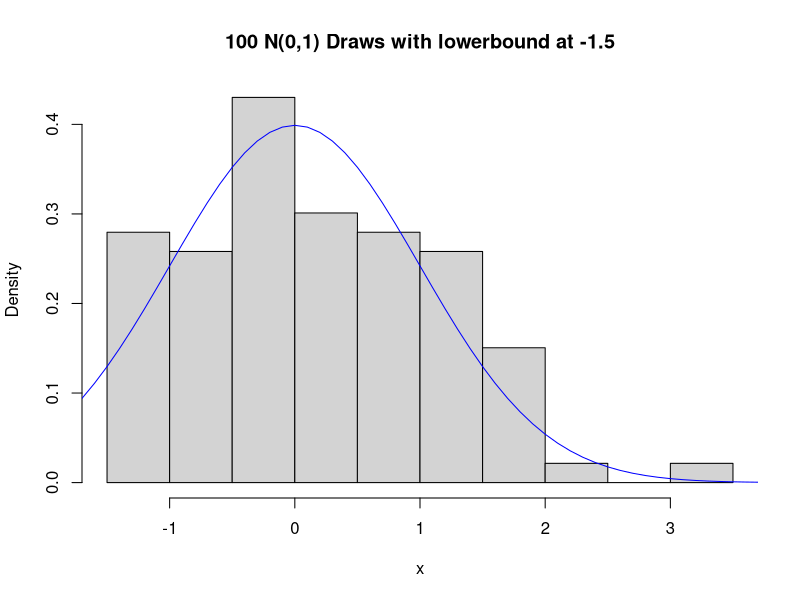
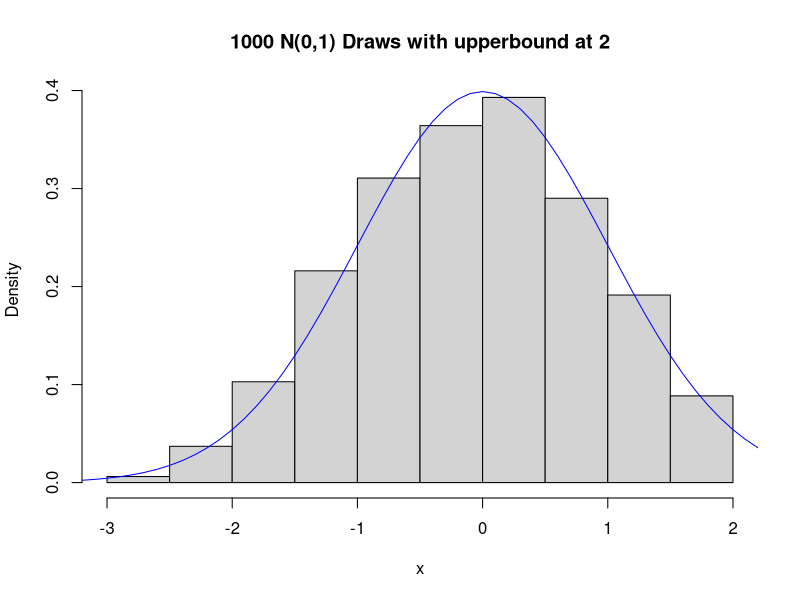
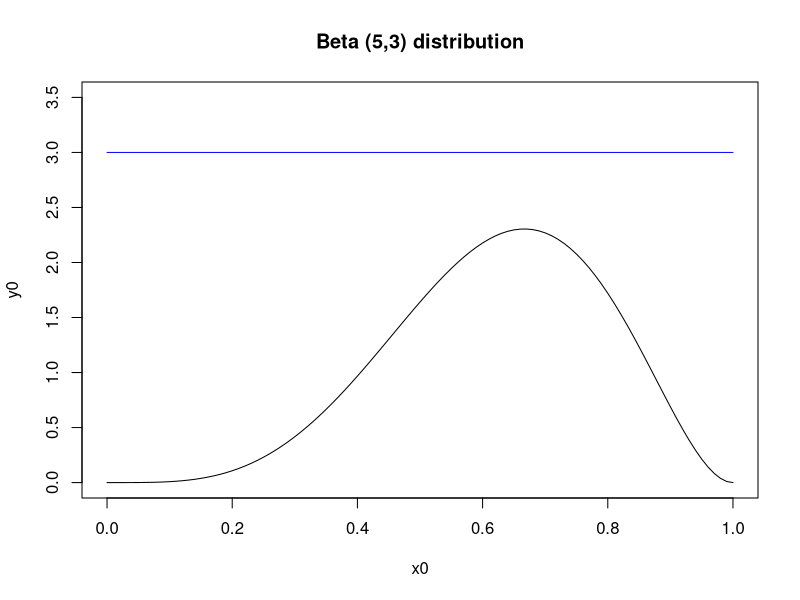
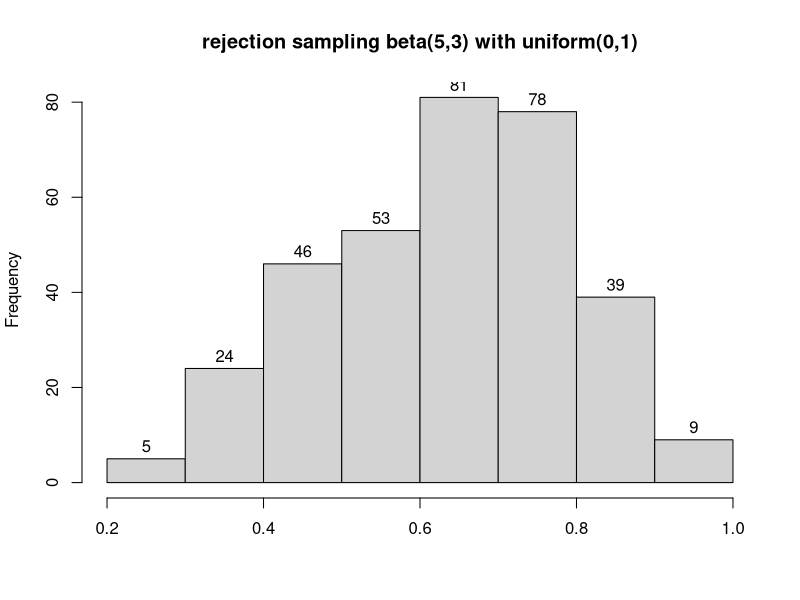
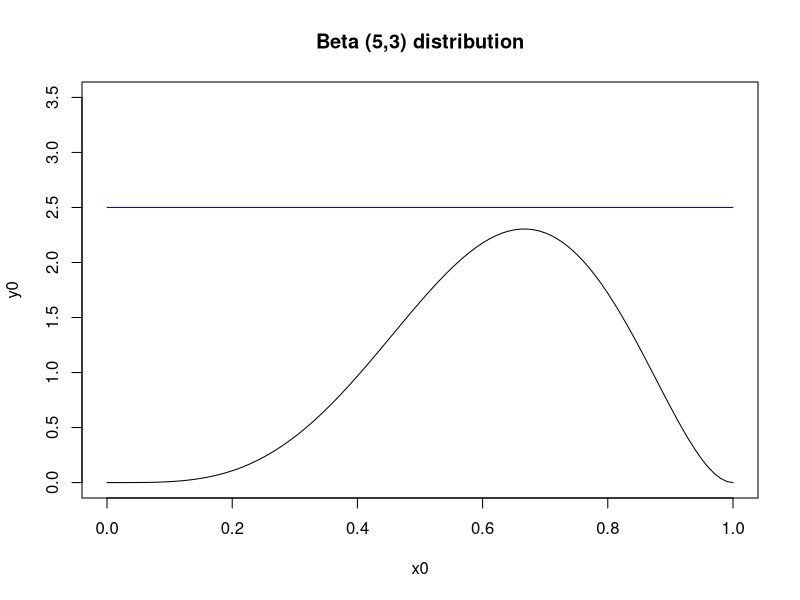
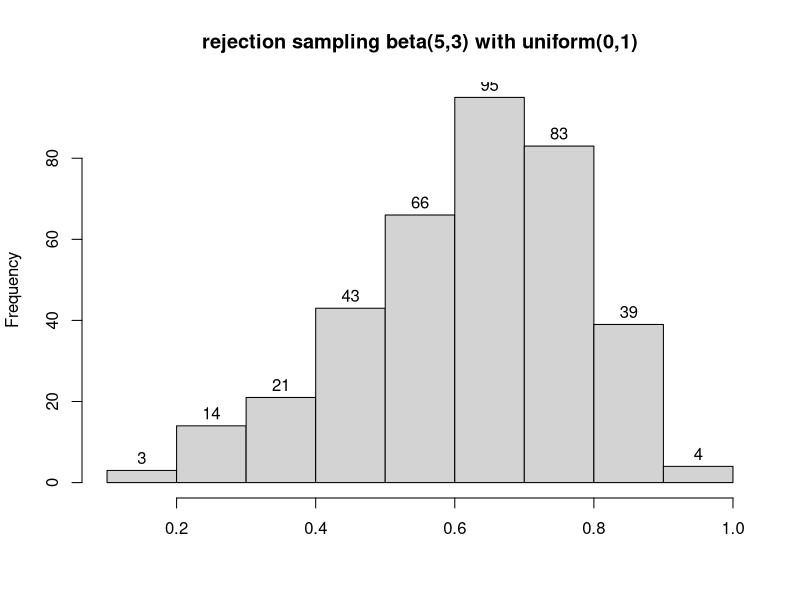
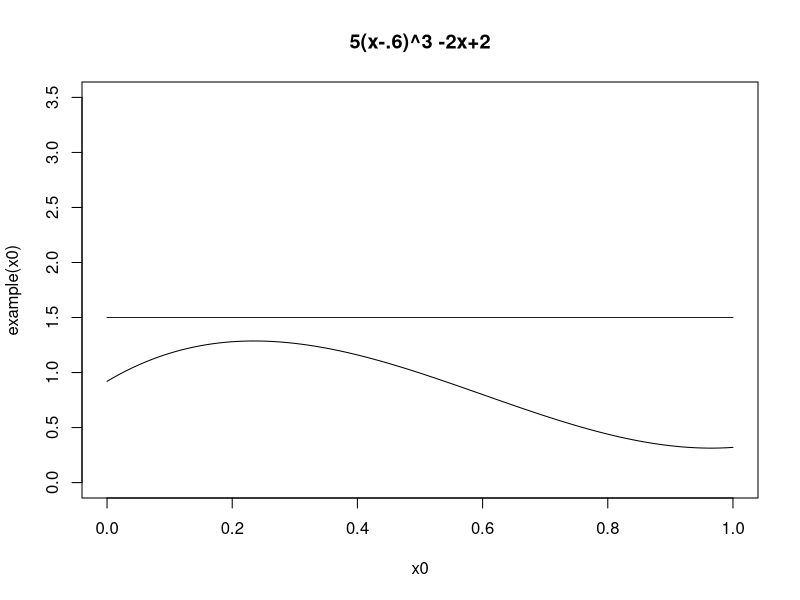
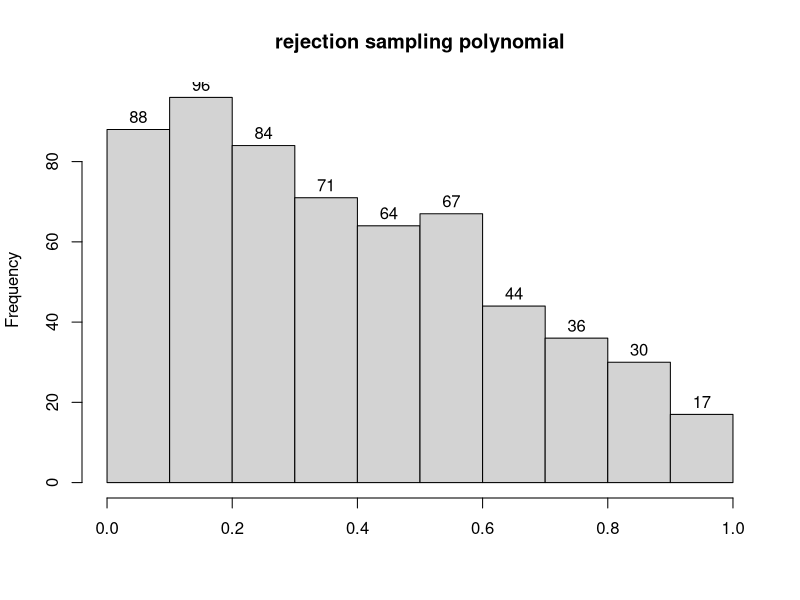

The R source for these figures, in order:
#truncated normals

lowerbound <- -1.5
keep <-c()
for (i in 1:100){
	temp <-rnorm(1)
	if (temp > lowerbound){
		keep<- c(keep, temp)
	}
}


hist(keep, main = '100 N(0,1) Draws with lowerbound at -1.5', freq = FALSE, xlab = 'x', ylab = 'Density')
points(seq(-4, 4, .1), dnorm(seq(-4, 4, .1),0,1), type = 'l', col = "blue")

upperbound <-2
keep <-c()
for (i in 1:1000){
	temp<-rnorm(1)
	if (temp < upperbound){
		keep <- c(keep, temp)
	}
}
hist(keep, main = '1000 N(0,1) Draws with upperbound at 2', freq = FALSE, xlab = 'x', ylab = 'Density')
points(seq(-4, 4, .1), dnorm(seq(-4, 4, .1),0,1), type = 'l', col = "blue")



#rejection sampling of beta(5,3)

x0 <- seq(0, 1, 0.01)
y0 <- dbeta(x0, shape1 = 5, shape2 = 3)
uniform3 <- rep(3, length(x0))
	
plot(x0, y0,'l', main = 'Beta (5,3) distribution', ylim = c(0, 3.5))
lines(x0, uniform3, col = 'blue')

keep <- c()
M = 3
for (n in 1:1000){

	currentu <- runif(1, 0, 1)
	currentx <- runif(1, 0, 1) 
	currentgx <- dbeta(x = currentx, shape1 = 5, shape2 = 3)
	currentMhx <- 3*dunif(currentx, min = 0, max = 1) 
	if (currentu < (currentgx/currentMhx)){
		keep <- c(keep, currentx)
	}
}

hist(keep,main = 'rejection sampling beta(5,3) with uniform(0,1)', xlab = '', labels = TRUE)
length(keep)

uniform25 <- rep(2.5, length(x0))
	
plot(x0, y0,'l', main = 'Beta (5,3) distribution', ylim = c(0, 3.5))
lines(x0, uniform25, col = 'blue')

keep <- c()
M = 2.5
for (n in 1:1000){

	currentu <- runif(1, 0, 1)
	currentx <- runif(1, 0, 1) 
	currentgx <- dbeta(x = currentx, shape1 = 5, shape2 = 3)
	currentMhx <- 2.5*dunif(currentx, min = 0, max = 1) 
	if (currentu < (currentgx/currentMhx)){
		keep <- c(keep, currentx)
	}
}

hist(keep,main = 'rejection sampling beta(5,3) with uniform(0,1)', xlab = '', labels = TRUE)
length(keep)


example <-function(x){
	5*(x-.6)^3 -2*x +2
}

plot(x0, example(x0),'l', main = '5(x-.6)^3 -2x+2', ylim = c(0, 3.5), xlim = c(0,1))
uniform15 <- rep(1.5, length(x0))
lines(x0, uniform15, col = 'blue')

keep <- c()
for (n in 1:1000){

	currentu <- runif(1, 0, 1)
	currentx <- runif(1, 0, 1) 
	currentgx <- example(currentx)
	currentMhx <- 1.5*dunif(currentx, min = 0, max = 1) 
	if (currentu < (currentgx/currentMhx)){
		keep <- c(keep, currentx)
	}
}
hist(keep,main = 'rejection sampling polynomial', xlab = '', labels = TRUE)
length(keep)

#envelope
plot.new()
plot(1, type="n", xlab="", ylab="", xlim=c(0, 1), ylim=c(0, 2), main = '-6x^2 + 6x')
x0 <-seq(0.01, 1, .01)
y0 <- -6*(x0)^2 + 6*(x0)
lines(x0, y0, col = 'blue')

f<-function(x){
	return (-6*x^2 + 6*x)
}

deriv <-function(x){
	return(-12*x + 6)
}

tangent <-function(x1, slope, x){
	return(slope*x - slope*x1 + f(x1))	
}

tangentdiff <-function(x1, slope1, x2, slope2 ,x){
	return(slope1*x - slope1*x1 + f(x1) -(slope2*x - slope2*x2 + f(x2)))
}

temp<-seq(0,1,.1)

mat <-matrix(, nrow = 11, ncol = 7)
for (n in 1:11){
	mat[n,1] <-temp[n]
	mat[n,2] <- f(temp[n])
	mat[n,3] <- deriv(temp[n])
}

for (n in 1:11){
	lines(x0, tangent(mat[n,1], mat[n,3], x0), col = 'red')
}

mat[1,4] <- 0
mat[1,5] <-0

newarray <- tangentdiff(mat[1,1], mat[1,3], mat[2,1], mat[2, 3], x0)

keep <- 0
for (i in 1:length(newarray)){
	if (newarray[i] == 0){
		keep <- i
	}
}

for (n in 2:11){
	newarray <-tangentdiff(mat[n-1, 1], mat[n-1,3], mat[n,1], mat[n,3], x0)
	keep <- 0
	for (i in 1:length(newarray)){
		if (abs(newarray[i]- 0)< 1e-8){
			keep <-i
			xvalue <- keep*0.01
		}
	}
	mat[n,4] <-xvalue
	mat[n,5] <- tangent(mat[n,1], mat[n,3], mat[n,4])
	points(mat[n,4], mat[n,5])
}
integralval3 <-function(x2, x1, x0, slope){
	return(slope*(x2^2)/2 - slope*x0*x2 -6*(x0^2)*x2 + 6*x0*x2 - (slope*(x1^2)/2 - slope*x0*x1 -6*(x0^2)*x1 + 6*x0*x1))
}


mat[1,6] = 0
mat[1,7] = 0
for (n in 2:11){
	sumbefore <-0
	for (i in n-1){
		sumbefore <- sumbefore+ mat[i,6]
	} 
	curintegral <- integralval3(mat[n,4], mat[n-1,4], mat[n-1,1], mat[n-1,3])
	mat[n,6] <- curintegral
	mat[n,7] <- curintegral + mat[n-1,7]
	
}


lastsection <-integralval3(1, .95, 1, -6)
lastsection

totalarea <- 1.005

envelope <-function(x){
 a <- 0
	ifelse(x <= .05, a <- tangent(0, 6, x), ifelse (x<=.15, a <- tangent(.1,4.8,
	x), ifelse ( x<= .25, a<-tangent(.2, 3.6, x), ifelse(x<=.35, a<-tangent(.3, 2.4,
	x), ifelse(x<=.45, a<-tangent(.4, 1.2, x), ifelse(x<=.55, a<-tangent(.5, 0,x),
	ifelse(x<=.65, a<- tangent(.6, -1.2, x), ifelse(x<=.75, a<-tangent(.7, -2.4,x),
	ifelse(x<=.85, a<-tangent(.8, -3.6, x), ifelse(x<=.95, a<-tangent(.9, -4.8,x),
	a<- tangent(1, -6,x)))))))))))
	
}

envelopey <-envelope(x0)

points(x0, envelopey, col = 'blue')

cdf <-function(x){
 a <- 0
	ifelse(x <= .05, a <- integralval3(x,0, 0,6), ifelse (x<=.15, a <- integralval3(x,.05,.1,4.8)
	+.0075, ifelse ( x<= .25, a<-integralval3(x, .15,.2, 3.6)+0.0615, ifelse(x<=.35, a<-integralval3(x, .25, .3, 2.4
	)+.1575, ifelse(x<=.45, a<-integralval3(x,.35,.4, 1.2)+.2835, ifelse(x<=.55, a<-integralval3(x,.45,.5, 0)
	+.4275,ifelse(x<=.65, a<- integralval3(x, .55, .6, -1.2)+.5775, ifelse(x<=.75, a<-
	integralval3(x, .65,.7, -2.4)+.7215, ifelse(x<=.85, a<-integralval3(x, .75, .8, -3.6)+.8475,
	 ifelse(x<=.95, a<-integralval3(x, .85,.9, -4.8)+.9435,
	a<- integralval3(x, .95, 1, -6) + .9975))))))))))
}
plot.new()
plot(1, type="n", xlab="", ylab="", xlim=c(0, 1), ylim=c(0, 1), main = 'CDF of Envelope')

points (x0, cdf(x0), col = 'blue')

cdfnormal <-function(x){
 a <- 0
	ifelse(x <= .05, a <- integralval3(x,0, 0,6)/1.005, ifelse (x<=.15, a <- (integralval3(x,.05,.1,4.8)
	+.0075)/1.005, ifelse ( x<= .25, a<-(integralval3(x, .15,.2, 3.6)+0.0615)/1.005, ifelse(x<=.35, a<-(integralval3(x, .25, .3, 2.4
	)+.1575)/1.005, ifelse(x<=.45, a<-(integralval3(x,.35,.4, 1.2)+.2835)/1.005, ifelse(x<=.55, a<-(integralval3(x,.45,.5, 0)
	+.4275)/1.005,ifelse(x<=.65, a<- (integralval3(x, .55, .6, -1.2)+.5775)/1.005, ifelse(x<=.75, a<-
	(integralval3(x, .65,.7, -2.4)+.7215)/1.005, ifelse(x<=.85, a<-(integralval3(x, .75, .8, -3.6)+.8475)/1.005,
	 ifelse(x<=.95, a<-(integralval3(x, .85,.9, -4.8)+.9435)/1.005,
	a<- (integralval3(x, .95, 1, -6) + .9975))/1.005)))))))))
}
plot.new()
plot(1, type="n", xlab="", ylab="", xlim=c(0, 1), ylim=c(0, 1), main = 'Normalized CDF of Envelope')

points (x0, cdfnormal(x0))

plot.new()
plot(1, type="n", xlab="", ylab="", xlim=c(0, 1), ylim=c(0, 1.5), main = '-6x^2 + 6x')
x0 <-seq(0.01, 1, .01)
y0 <- -6*(x0)^2 + 6*(x0)
lines(x0, y0, col = 'blue')
lines(x0, envelopey)
